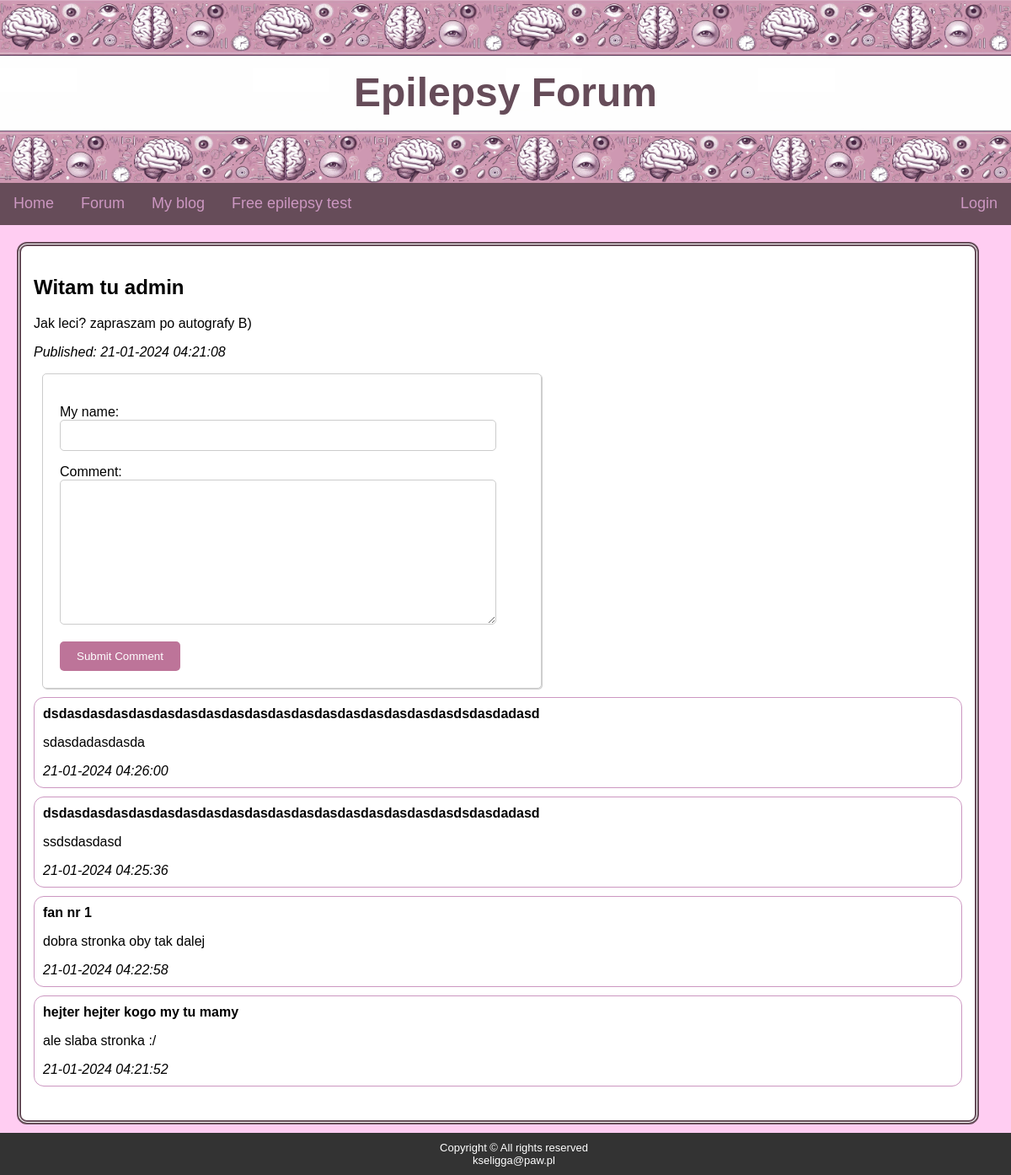
/blog/posts/6, run on the app's committed database.
### blog/models.py (models this page shows, shortened)
class Post(models.Model):
    title = models.CharField(max_length=126)
    content = models.TextField()
    pub_date = models.DateTimeField('date published')

class Comment(models.Model):
    post = models.ForeignKey(Post, on_delete=models.CASCADE)
    content = models.TextField()
    author = models.CharField(max_length=31)
    pub_date = models.DateTimeField()

### blog/views.py (the view)
# urls.py: path('blog/posts/<int:post_id>', views.post, name='post'),
def post(request, post_id):
    post = Post.objects.get(id=post_id)
    comments = Comment.objects.filter(post=post).order_by('-pub_date')
    if request.method == 'POST':
        if request.user.is_authenticated:
            form = CommentLoggedForm(request.POST)
            if form.is_valid():
                c = Comment(post=post,
                            author=request.user.username,
                            content=form.cleaned_data["comment"],
                            pub_date=timezone.now())
                c.save()
                return HttpResponseRedirect(f'/blog/posts/{post.id}')
        else:
            form = CommentForm(request.POST)
            if form.is_valid():
                c = Comment(post=post,
                            author=form.cleaned_data["my_name"],
                            content=form.cleaned_data["comment"],
                            pub_date=timezone.now())
                c.save()
                return HttpResponseRedirect(f'/blog/posts/{post.id}')
    else:
        if request.user.is_authenticated:
            form = CommentLoggedForm()
        else:
            form = CommentForm()
    context = {'post': post,
               'comments': comments,
               'form': form}
    return render(request, 'blog/post.html', context=context)

### blog/forms.py (shortened to what this page needs)
class CommentForm(forms.Form):
    my_name = forms.CharField(max_length=64, validators=[
    ])
    comment = forms.CharField(max_length=128, widget=forms.Textarea)

### templates/blog/post.html (shortened to what this page needs)
{% extends "blog/base.html" %}
{% block content %}
<h2>{{ post.title }}</h2>
<p>{{ post.content }}</p>
<p><em>Published: {{ post.pub_date|date:"d-m-Y H:i:s" }}</em></p>
<form class="postingForm" method="POST">
    {{ form.as_p }}
    {% if user.is_authenticated %}
    <input type="submit" value="Comment as {{ user.username }}">
    {% else %}
    <input type="submit" value="Submit Comment">
    {% endif %}
</form>
{% if comments|length > 0 %}
{% for comment in comments %}
<div class="comment">
    <strong>{{ comment.author }}</strong>
    <p>{{ comment.content }} </p>
    <em>{{ comment.pub_date|date:"d-m-Y H:i:s" }}</em>
</div>
{% endfor %}
{% else %}
<p>No comments yet</p>
{% endif %}
{% endblock %}

### static/blog/style.css (style rules this page uses)
body { font-family: Helvetica, sans-serif; background-color: #ffcdf2; margin: 0; padding: 0; background-image: url("/static/blog/banner.png"); background-repeat: repeat-x; background-size: 300px 220px; }
.comment { border: 1px solid #CC97C1; margin-bottom: 10px; margin-top: 10px; padding: 10px; border-radius: 12px; }
.postingForm { width: 50%; margin-left: 10px; padding: 20px; border: 1px solid #ccc; box-shadow: 1px 1px 1px #ccc; border-radius: 5px; }
.postingForm label { display: block; margin-top: 10px; }
.postingForm input[type="text"], .postingForm input[type="email"], .postingForm textarea { width: 90%; padding: 10px; border: 1px solid #ccc; border-radius: 5px; }
.postingForm input[type="submit"] { padding: 10px 20px; background-color: #bd7499; color: white; border: none; border-radius: 5px; cursor: pointer; }

### data on the page
Post: title "Witam tu admin", content "Jak leci? zapraszam po autografy B)", pub_date "21-01-2024 04:21:08"
Comment: author "dsdasdasdasdasdasdasdasdasdasdasdasdasdasdasdasdasdasdsdasdadasd", content "sdasdadasdasda", pub_date "21-01-2024 04:26:00"
Comment: author "dsdasdasdasdasdasdasdasdasdasdasdasdasdasdasdasdasdasdsdasdadasd", content "ssdsdasdasd", pub_date "21-01-2024 04:25:36"
Comment: author "fan nr 1", content "dobra stronka oby tak dalej", pub_date "21-01-2024 04:22:58"
Comment: author "hejter hejter kogo my tu mamy", content "ale slaba stronka :/", pub_date "21-01-2024 04:21:52"
